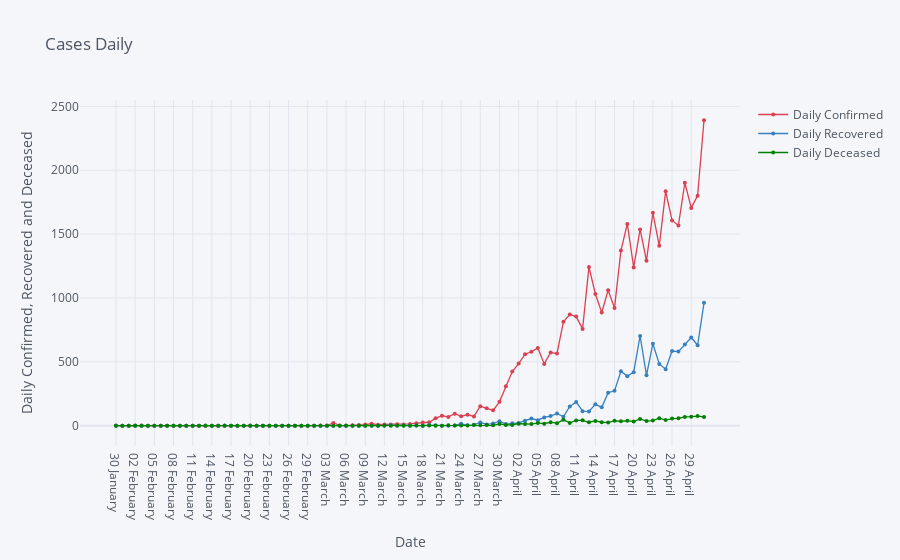

Here is the notebook cell this chart was saved with:
### Markdown cell above
# Daily confirmed, recovered and deceased.

### Code cell
df6.iplot(kind= 'scatter', x= 'Date', y=['Daily Confirmed', 'Daily Recovered', 'Daily Deceased'], mode= 'markers+lines', title= 'Cases Daily', xTitle= 'Date', yTitle= 'Daily Confirmed, Recovered and Deceased', color= ['red', 'blue', 'green'], size= 4)

### Figure 1 — Plotly figure (JSON) as saved in the notebook; plotly's stock layout.template omitted (floating-point values rounded to 4 significant figures)
{"data": [{"line": {"color": "rgba(219, 64, 82, 1.0)", "dash": "solid", "shape": "linear", "width": 1.3}, "marker": {"size": 4, "symbol": "circle"}, "mode": "markers+lines", "name": "Daily Confirmed", "text": "", "type": "scatter", "x": ["30 January ", "31 January ", "01 February ", "02 February ", "03 February ", "04 February ", "05 February ", "06 February ", "07 February ", "08 February ", "09 February ", "10 February ", "11 February ", "12 February ", "13 February ", "14 February ", "15 February ", "16 February ", "17 February ", "18 February ", "19 February ", "20 February ", "21 February ", "22 February ", "23 February ", "24 February ", "25 February ", "26 February ", "27 February ", "28 February ", "29 February ", "01 March ", "02 March ", "03 March ", "04 March ", "05 March ", "06 March ", "07 March ", "08 March ", "09 March ", "10 March ", "11 March ", "12 March ", "13 March ", "14 March ", "15 March ", "16 March ", "17 March ", "18 March ", "19 March ", "20 March ", "21 March ", "22 March ", "23 March ", "24 March ", "25 March ", "26 March ", "27 March ", "28 March ", "29 March ", "30 March ", "31 March ", "01 April ", "02 April ", "03 April ", "04 April ", "05 April ", "06 April ", "07 April ", "08 April ", "09 April ", "10 April ", "11 April ", "12 April ", "13 April ", "14 April ", "15 April ", "16 April ", "17 April ", "18 April ", "19 April ", "20 April ", "21 April ", "22 April ", "23 April ", "24 April ", "25 April ", "26 April ", "27 April ", "28 April ", "29 April ", "30 April ", "01 May "], "y": [1, 0, 0, 1, 1, 0, 0, 0, 0, 0, 0, 0, 0, 0, 0, 0, 0, 0, 0, 0, 0, 0, 0, 0, 0, 0, 0, 0, 0, 0, 0, 0, 2, 1, 22, 2, 1, 3, 5, 9, 15, 8, 10, 10, 11, 10, 14, 20, 25, 27, 58, 78, 69, 94, 74, 86, 73, 153, 136, 120, 187, 309, 424, 486, 560, 579, 609, 484, 573, 565, 813, 871, 854, 758, 1243, 1031, 886, 1061, 922, 1371, 1580, 1239, 1537, 1292, 1667, 1408, 1835, 1607, 1568, 1902, 1705, 1801, 2391]}, {"line": {"color": "rgba(55, 128, 191, 1.0)", "dash": "solid", "shape": "linear", "width": 1.3}, "marker": {"size": 4, "symbol": "circle"}, "mode": "markers+lines", "name": "Daily Recovered", "text": "", "type": "scatter", "x": ["30 January ", "31 January ", "01 February ", "02 February ", "03 February ", "04 February ", "05 February ", "06 February ", "07 February ", "08 February ", "09 February ", "10 February ", "11 February ", "12 February ", "13 February ", "14 February ", "15 February ", "16 February ", "17 February ", "18 February ", "19 February ", "20 February ", "21 February ", "22 February ", "23 February ", "24 February ", "25 February ", "26 February ", "27 February ", "28 February ", "29 February ", "01 March ", "02 March ", "03 March ", "04 March ", "05 March ", "06 March ", "07 March ", "08 March ", "09 March ", "10 March ", "11 March ", "12 March ", "13 March ", "14 March ", "15 March ", "16 March ", "17 March ", "18 March ", "19 March ", "20 March ", "21 March ", "22 March ", "23 March ", "24 March ", "25 March ", "26 March ", "27 March ", "28 March ", "29 March ", "30 March ", "31 March ", "01 April ", "02 April ", "03 April ", "04 April ", "05 April ", "06 April ", "07 April ", "08 April ", "09 April ", "10 April ", "11 April ", "12 April ", "13 April ", "14 April ", "15 April ", "16 April ", "17 April ", "18 April ", "19 April ", "20 April ", "21 April ", "22 April ", "23 April ", "24 April ", "25 April ", "26 April ", "27 April ", "28 April ", "29 April ", "30 April ", "01 May "], "y": [0, 0, 0, 0, 0, 0, 0, 0, 0, 0, 0, 0, 0, 0, 1, 0, 0, 1, 0, 0, 0, 1, 0, 0, 0, 0, 0, 0, 0, 0, 0, 0, 0, 0, 0, 0, 0, 0, 0, 0, 1, 0, 0, 6, 0, 3, 1, 1, 0, 5, 3, 0, 0, 2, 15, 3, 7, 25, 10, 17, 35, 13, 19, 22, 39, 56, 43, 65, 75, 96, 70, 151, 186, 114, 112, 167, 144, 258, 273, 426, 388, 419, 703, 394, 642, 484, 442, 585, 580, 636, 690, 630, 962]}, {"line": {"color": "rgba(0, 128, 0, 1.0)", "dash": "solid", "shape": "linear", "width": 1.3}, "marker": {"size": 4, "symbol": "circle"}, "mode": "markers+lines", "name": "Daily Deceased", "text": "", "type": "scatter", "x": ["30 January ", "31 January ", "01 February ", "02 February ", "03 February ", "04 February ", "05 February ", "06 February ", "07 February ", "08 February ", "09 February ", "10 February ", "11 February ", "12 February ", "13 February ", "14 February ", "15 February ", "16 February ", "17 February ", "18 February ", "19 February ", "20 February ", "21 February ", "22 February ", "23 February ", "24 February ", "25 February ", "26 February ", "27 February ", "28 February ", "29 February ", "01 March ", "02 March ", "03 March ", "04 March ", "05 March ", "06 March ", "07 March ", "08 March ", "09 March ", "10 March ", "11 March ", "12 March ", "13 March ", "14 March ", "15 March ", "16 March ", "17 March ", "18 March ", "19 March ", "20 March ", "21 March ", "22 March ", "23 March ", "24 March ", "25 March ", "26 March ", "27 March ", "28 March ", "29 March ", "30 March ", "31 March ", "01 April ", "02 April ", "03 April ", "04 April ", "05 April ", "06 April ", "07 April ", "08 April ", "09 April ", "10 April ", "11 April ", "12 April ", "13 April ", "14 April ", "15 April ", "16 April ", "17 April ", "18 April ", "19 April ", "20 April ", "21 April ", "22 April ", "23 April ", "24 April ", "25 April ", "26 April ", "27 April ", "28 April ", "29 April ", "30 April ", "01 May "], "y": [0, 0, 0, 0, 0, 0, 0, 0, 0, 0, 0, 0, 0, 0, 0, 0, 0, 0, 0, 0, 0, 0, 0, 0, 0, 0, 0, 0, 0, 0, 0, 0, 0, 0, 0, 0, 0, 0, 0, 0, 0, 0, 1, 0, 1, 0, 0, 1, 0, 1, 0, 0, 3, 2, 1, 1, 5, 3, 5, 3, 14, 6, 6, 16, 14, 13, 22, 16, 27, 20, 46, 22, 41, 42, 27, 37, 27, 26, 38, 35, 38, 33, 53, 36, 40, 59, 44, 56, 58, 69, 71, 75, 69]}], "layout": {"legend": {"bgcolor": "#F5F6F9", "font": {"color": "#4D5663"}}, "paper_bgcolor": "#F5F6F9", "plot_bgcolor": "#F5F6F9", "title": {"font": {"color": "#4D5663"}, "text": "Cases Daily"}, "xaxis": {"gridcolor": "#E1E5ED", "showgrid": true, "tickfont": {"color": "#4D5663"}, "title": {"font": {"color": "#4D5663"}, "text": "Date"}, "zerolinecolor": "#E1E5ED"}, "yaxis": {"gridcolor": "#E1E5ED", "showgrid": true, "tickfont": {"color": "#4D5663"}, "title": {"font": {"color": "#4D5663"}, "text": "Daily Confirmed, Recovered and Deceased"}, "zerolinecolor": "#E1E5ED"}}}
